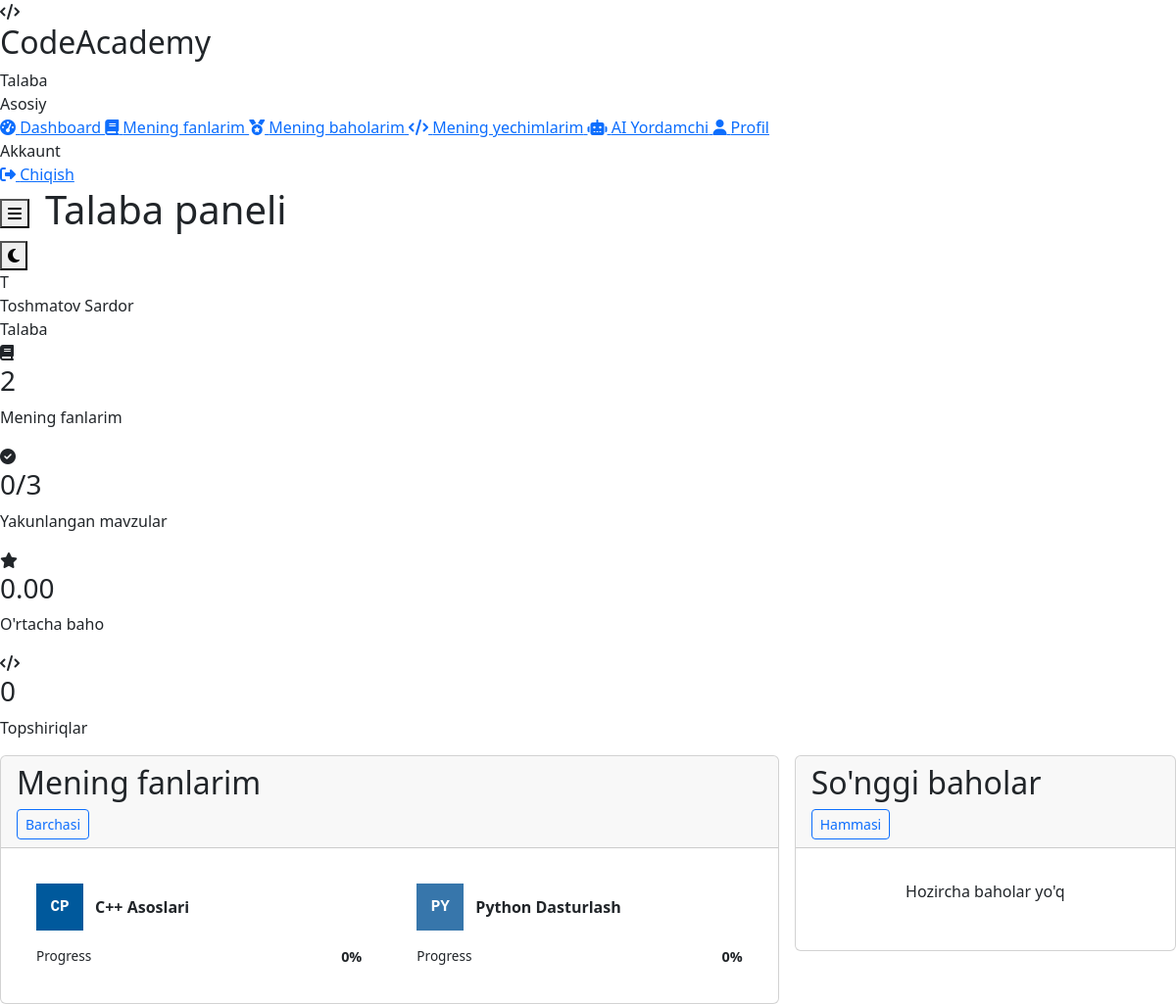
/student/dashboard.php (signed in), run on the app's committed database.
### tables this page shows
CREATE TABLE `users` (
    `id` INT UNSIGNED AUTO_INCREMENT PRIMARY KEY,
    `full_name` VARCHAR(150) NOT NULL,
    `username` VARCHAR(50) NOT NULL UNIQUE,
    `email` VARCHAR(100) NOT NULL UNIQUE,
    `password` VARCHAR(255) NOT NULL,
    `role` ENUM('admin', 'teacher', 'student') NOT NULL DEFAULT 'student',
    `avatar` VARCHAR(255) DEFAULT 'default.png',
    `phone` VARCHAR(20) DEFAULT NULL,
    `status` ENUM('active', 'blocked', 'pending') NOT NULL DEFAULT 'active',
    `language` ENUM('uz', 'ru', 'en') NOT NULL DEFAULT 'uz',
    `last_login` TIMESTAMP NULL DEFAULT NULL,
    `created_at` TIMESTAMP DEFAULT CURRENT_TIMESTAMP,
    `updated_at` TIMESTAMP DEFAULT CURRENT_TIMESTAMP ON UPDATE CURRENT_TIMESTAMP,
    INDEX `idx_role` (`role`),
    INDEX `idx_status` (`status`)
);

CREATE TABLE `subjects` (
    `id` INT UNSIGNED AUTO_INCREMENT PRIMARY KEY,
    `name` VARCHAR(150) NOT NULL,
    `description` TEXT,
    `programming_language` ENUM('cpp', 'java', 'python', 'javascript', 'php', 'csharp') NOT NULL,
    `image` VARCHAR(255) DEFAULT 'default-subject.jpg',
    `created_by` INT UNSIGNED NOT NULL,
    `status` ENUM('active', 'inactive') DEFAULT 'active',
    `created_at` TIMESTAMP DEFAULT CURRENT_TIMESTAMP,
    `updated_at` TIMESTAMP DEFAULT CURRENT_TIMESTAMP ON UPDATE CURRENT_TIMESTAMP,
    FOREIGN KEY (`created_by`) REFERENCES `users`(`id`) ON DELETE CASCADE,
    INDEX `idx_language` (`programming_language`)
);

### includes/auth.php (called while the page is built, shortened)
<?php
require_once __DIR__ . '/db.php';
class Auth {
    public static function isLoggedIn() {
        return true;
    }
    public static function user() {
        return db()->fetchOne("SELECT * FROM users WHERE id = ?", [$_SESSION['user_id']]);
    }
}

### includes/db.php (called while the page is built, shortened)
<?php
class Database {
    private static $instance = null;
    private $pdo;
    private function __construct() {
        try {
            $dsn = "mysql:host=" . DB_HOST . ";dbname=" . DB_NAME . ";charset=" . DB_CHARSET;
            $options = [
                PDO::ATTR_ERRMODE => PDO::ERRMODE_EXCEPTION,
                PDO::ATTR_DEFAULT_FETCH_MODE => PDO::FETCH_ASSOC,
                PDO::ATTR_EMULATE_PREPARES => false,
                PDO::MYSQL_ATTR_INIT_COMMAND => "SET NAMES utf8mb4 COLLATE utf8mb4_unicode_ci"
            ];
            $this->pdo = new PDO($dsn, DB_USER, DB_PASS, $options);
        } catch (PDOException $e) {
            if (DEBUG_MODE) {
                die("Database ulanish xatosi: " . $e->getMessage());
            } else {
                die("Database bilan ulanishda xatolik yuz berdi.");
            }
        }
    }
    public static function getInstance() {
        if (self::$instance === null) {
            self::$instance = new self();
        }
        return self::$instance;
    }
    public function query($sql, $params = []) {
        $stmt = $this->pdo->prepare($sql);
        $stmt->execute($params);
        return $stmt;
    }
    public function fetchOne($sql, $params = []) {
        return $this->query($sql, $params)->fetch();
    }
    public function fetchAll($sql, $params = []) {
        return $this->query($sql, $params)->fetchAll();
    }
}
function db() {
    return Database::getInstance();
}

### includes/functions.php (called while the page is built, shortened)
<?php
function e($string) {
    return htmlspecialchars($string ?? '', ENT_QUOTES, 'UTF-8');
}
function getSubjectProgress($studentId, $subjectId) {
    $totalTopics = db()->fetchOne(
        "SELECT COUNT(*) as cnt FROM topics WHERE subject_id = ? AND status = 'published'",
        [$subjectId]
    )['cnt'];
    if ($totalTopics == 0) return 0;
    $completed = db()->fetchOne(
        "SELECT COUNT(*) as cnt FROM student_progress sp
         JOIN topics t ON sp.topic_id = t.id
         WHERE sp.student_id = ? AND t.subject_id = ?
         AND sp.content_read = 1 AND sp.video_watched = 1
         AND sp.test_passed = 1 AND sp.task_completed = 1",
        [$studentId, $subjectId]
    )['cnt'];
    return round(($completed / $totalTopics) * 100);
}
function getAverageGrade($studentId, $subjectId = null) {
    $sql = "SELECT AVG(grade) as avg FROM grades WHERE student_id = ?";
    $params = [$studentId];
    $result = db()->fetchOne($sql, $params);
    return $result['avg'] ? round($result['avg'], 2) : 0;
}

### student/dashboard.php (the view, shortened to what this page needs)
<?php
$pageTitle = 'Talaba paneli';
require_once __DIR__ . '/../includes/auth.php';
require_once __DIR__ . '/../includes/functions.php';
$studentId = $_SESSION['user_id'];
$mySubjects = db()->fetchAll(
    "SELECT s.* FROM subjects s
     JOIN subject_students ss ON s.id = ss.subject_id
     WHERE ss.student_id = ? AND s.status = 'active'", [$studentId]
);
$totalTopics = db()->fetchOne(
    "SELECT COUNT(*) as cnt FROM topics t
     JOIN subject_students ss ON t.subject_id = ss.subject_id
     WHERE ss.student_id = ? AND t.status = 'published'", [$studentId]
)['cnt'];
$completedTopics = db()->fetchOne(
    "SELECT COUNT(*) as cnt FROM student_progress sp
     JOIN topics t ON sp.topic_id = t.id
     JOIN subject_students ss ON t.subject_id = ss.subject_id
     WHERE sp.student_id = ? AND ss.student_id = ?
     AND sp.content_read = 1 AND sp.video_watched = 1
     AND sp.test_passed = 1 AND sp.task_completed = 1", [$studentId, $studentId]
)['cnt'];
$avgGrade = getAverageGrade($studentId);
$totalSubmissions = db()->fetchOne(
    "SELECT COUNT(*) as cnt FROM task_submissions WHERE student_id = ?", [$studentId]
)['cnt'];
$recentGrades = db()->fetchAll(
    "SELECT g.*, s.name as subject_name, t.title as topic_title
     FROM grades g
     JOIN subjects s ON g.subject_id = s.id
     LEFT JOIN topics t ON g.topic_id = t.id
     WHERE g.student_id = ?
     ORDER BY g.created_at DESC LIMIT 5", [$studentId]
);
require_once __DIR__ . '/../includes/header.php';
?>
<div class="stats-grid">
    <div class="stat-card">
        <div class="stat-icon primary"><i class="fas fa-book"></i></div>
        <div class="stat-content">
            <h3><?= count($mySubjects) ?></h3>
            <p>Mening fanlarim</p>
        </div>
    </div>
    <div class="stat-card">
        <div class="stat-icon success"><i class="fas fa-check-circle"></i></div>
        <div class="stat-content">
            <h3><?= $completedTopics ?>/<?= $totalTopics ?></h3>
            <p>Yakunlangan mavzular</p>
        </div>
    </div>
    <div class="stat-card">
        <div class="stat-icon warning"><i class="fas fa-star"></i></div>
        <div class="stat-content">
            <h3><?= number_format($avgGrade, 2) ?></h3>
            <p>O'rtacha baho</p>
        </div>
    </div>
    <div class="stat-card">
        <div class="stat-icon info"><i class="fas fa-code"></i></div>
        <div class="stat-content">
            <h3><?= $totalSubmissions ?></h3>
            <p>Topshiriqlar</p>
        </div>
    </div>
</div>
<div class="row g-3">
    <div class="col-lg-8">
        <div class="card">
            <div class="card-header">
                <h2>Mening fanlarim</h2>
                <a href="<?= SITE_URL ?>/student/my_subjects.php" class="btn btn-outline-primary btn-sm">Barchasi</a>
            </div>
            <div class="card-body">
                <?php if (empty($mySubjects)): ?>
                    <p style="text-align: center; color: var(--text-tertiary); padding: 2rem;">
                        Sizga hech qanday fan biriktirilmagan
                    </p>
                <?php else: ?>
                    <?php
                    $langColors = [
                        'cpp' => '#00599C', 'java' => '#ED8B00', 'python' => '#3776AB',
                        'javascript' => '#F7DF1E', 'php' => '#777BB4', 'csharp' => '#239120'
                    ];
                    ?>
                    <div class="row g-3">
                        <?php foreach (array_slice($mySubjects, 0, 4) as $s):
                            $progress = getSubjectProgress($studentId, $s['id']);
                            $color = $langColors[$s['programming_language']] ?? '#666';
                        ?>
                            <div class="col-md-6">
                                <a href="<?= SITE_URL ?>/student/learn.php?subject_id=<?= $s['id'] ?>"
                                   style="text-decoration: none; color: inherit; display: block;">
                                    <div style="border: 1px solid var(--border); border-radius: var(--radius-md); padding: 1.25rem; transition: var(--transition); cursor: pointer;"
                                         onmouseover="this.style.borderColor='var(--primary)'; this.style.transform='translateY(-2px)'"
                                         onmouseout="this.style.borderColor='var(--border)'; this.style.transform='translateY(0)'">
                                        <div style="display: flex; align-items: center; gap: 0.75rem; margin-bottom: 1rem;">
                                            <div style="width: 48px; height: 48px; background: <?= $color ?>; border-radius: var(--radius); display: flex; align-items: center; justify-content: center; color: white; font-weight: 700; font-family: 'JetBrains Mono', monospace;">
                                                <?= strtoupper(substr($s['programming_language'], 0, 2)) ?>
                                            </div>
                                            <div>
                                                <strong style="font-size: 1rem;"><?= e($s['name']) ?></strong>
                                            </div>
                                        </div>
                                        <div style="display: flex; justify-content: space-between; margin-top: 0.5rem;">
                                            <span style="font-size: 0.85rem; color: var(--text-tertiary);">Progress</span>
                                            <strong style="font-size: 0.9rem;"><?= $progress ?>%</strong>
                                        </div>
                                    </div>
                                </a>
                            </div>
                        <?php endforeach; ?>
                    </div>
                <?php endif; ?>
            </div>
        </div>
    </div>
    <div class="col-lg-4">
        <div class="card">
            <div class="card-header">
                <h2>So'nggi baholar</h2>
                <a href="<?= SITE_URL ?>/student/grades.php" class="btn btn-outline-primary btn-sm">Hammasi</a>
            </div>
            <div class="card-body" style="padding: 0;">
                <?php if (empty($recentGrades)): ?>
                    <p style="text-align: center; color: var(--text-tertiary); padding: 2rem;">
                        Hozircha baholar yo'q
                    </p>
                <?php endif; ?>
            </div>
        </div>
    </div>
</div>
<?php require_once __DIR__ . '/../includes/footer.php'; ?>

### includes/header.php (shortened to what this page needs)
<?php
require_once __DIR__ . '/auth.php';
require_once __DIR__ . '/functions.php';
$user = Auth::user();
$role = $user['role'];
$currentPage = basename($_SERVER['PHP_SELF']);
$pageTitle = $pageTitle ?? 'Dashboard';
$menus = [
    'admin' => [
        ['url' => 'dashboard.php', 'icon' => 'fa-tachometer-alt', 'title' => 'Dashboard'],
        ['url' => 'users.php', 'icon' => 'fa-users', 'title' => 'Foydalanuvchilar'],
        ['url' => 'subjects.php', 'icon' => 'fa-book', 'title' => 'Fanlar'],
        ['url' => 'assignments.php', 'icon' => 'fa-link', 'title' => 'Biriktirish'],
        ['url' => 'reports.php', 'icon' => 'fa-chart-bar', 'title' => 'Hisobotlar'],
        ['url' => 'settings.php', 'icon' => 'fa-cog', 'title' => 'Sozlamalar'],
        ['url' => 'logs.php', 'icon' => 'fa-history', 'title' => 'Loglar'],
    ],
    'teacher' => [
        ['url' => 'dashboard.php', 'icon' => 'fa-tachometer-alt', 'title' => 'Dashboard'],
        ['url' => 'my_subjects.php', 'icon' => 'fa-book', 'title' => 'Mening fanlarim'],
        ['url' => 'topics.php', 'icon' => 'fa-list-alt', 'title' => 'Mavzular'],
        ['url' => 'questions.php', 'icon' => 'fa-question-circle', 'title' => 'Test savollari'],
        ['url' => 'tasks.php', 'icon' => 'fa-code', 'title' => 'Amaliy masalalar'],
        ['url' => 'monitoring.php', 'icon' => 'fa-eye', 'title' => 'Monitoring'],
        ['url' => 'reports.php', 'icon' => 'fa-chart-bar', 'title' => 'Hisobotlar'],
    ],
    'student' => [
        ['url' => 'dashboard.php', 'icon' => 'fa-tachometer-alt', 'title' => 'Dashboard'],
        ['url' => 'my_subjects.php', 'icon' => 'fa-book', 'title' => 'Mening fanlarim'],
        ['url' => 'grades.php', 'icon' => 'fa-medal', 'title' => 'Mening baholarim'],
        ['url' => 'my_submissions.php', 'icon' => 'fa-code', 'title' => 'Mening yechimlarim'],
        ['url' => 'ai_assistant.php', 'icon' => 'fa-robot', 'title' => 'AI Yordamchi'],
        ['url' => 'profile.php', 'icon' => 'fa-user', 'title' => 'Profil'],
    ]
];
$menu = $menus[$role] ?? [];
?>
<!DOCTYPE html>
<html lang="uz">
<head>
    <link href="https://cdnjs.cloudflare.com/ajax/libs/font-awesome/6.4.0/css/all.min.css" rel="stylesheet">
    <link href="https://cdn.jsdelivr.net/npm/bootstrap@5.3.0/dist/css/bootstrap.min.css" rel="stylesheet">
    <link rel="stylesheet" href="<?= SITE_URL ?>/assets/css/style.css">
</head>
<body>
    <div class="app-layout">
        <aside class="sidebar">
            <div class="sidebar-header">
                <div class="logo-icon">
                    <i class="fas fa-code"></i>
                </div>
                <div>
                    <h2>CodeAcademy</h2>
                    <span><?php
                        echo $role === 'admin' ? 'Admin Panel'
                            : ($role === 'teacher' ? 'O\'qituvchi' : 'Talaba');
                    ?></span>
                </div>
            </div>
            <nav class="sidebar-nav">
                <div class="sidebar-section">Asosiy</div>
                <?php foreach ($menu as $item): ?>
                    <a href="<?= SITE_URL ?>/<?= $role ?>/<?= $item['url'] ?>"
                       class="sidebar-link <?= $currentPage === $item['url'] ? 'active' : '' ?>">
                        <i class="fas <?= $item['icon'] ?>"></i>
                        <span><?= e($item['title']) ?></span>
                    </a>
                <?php endforeach; ?>
                <div class="sidebar-section">Akkaunt</div>
                <a href="<?= SITE_URL ?>/logout.php" class="sidebar-link"
                   data-confirm="Tizimdan chiqmoqchimisiz?">
                    <i class="fas fa-sign-out-alt"></i>
                    <span>Chiqish</span>
                </a>
            </nav>
        </aside>
        <div class="main-content">
            <header class="top-header">
                <div style="display: flex; align-items: center; gap: 1rem;">
                    <button class="menu-toggle">
                        <i class="fas fa-bars"></i>
                    </button>
                    <h1 class="page-title"><?= e($pageTitle) ?></h1>
                </div>
                <div class="header-actions">
                    <button class="theme-toggle" title="Mavzuni o'zgartirish">
                        <i class="fas fa-moon"></i>
                    </button>
                    <div class="user-menu">
                        <div class="user-avatar">
                            <?= strtoupper(substr($user['full_name'], 0, 1)) ?>
                        </div>
                        <div>
                            <div class="user-name"><?= e($user['full_name']) ?></div>
                            <div class="user-role">
                                <?= $role === 'admin' ? 'Administrator'
                                    : ($role === 'teacher' ? 'O\'qituvchi' : 'Talaba') ?>
                            </div>
                        </div>
                    </div>
                </div>
            </header>
            <main class="page-content fade-in">

### data on the page
users: full_name "T", full_name "Toshmatov Sardor"
subjects: programming_language "CP", name "C++ Asoslari", progress "0"
subjects: programming_language "PY", name "Python Dasturlash", progress "0"

### other printed values
$item['title'] "Dashboard"
$item['title'] "Mening fanlarim"
$item['title'] "Mening baholarim"
$item['title'] "Mening yechimlarim"
$item['title'] "AI Yordamchi"
$item['title'] "Profil"
$pageTitle "Talaba paneli"
count($mySubjects) "2"
$completedTopics "0"
$totalTopics "3"
$avgGrade "0.00"
$totalSubmissions "0"
